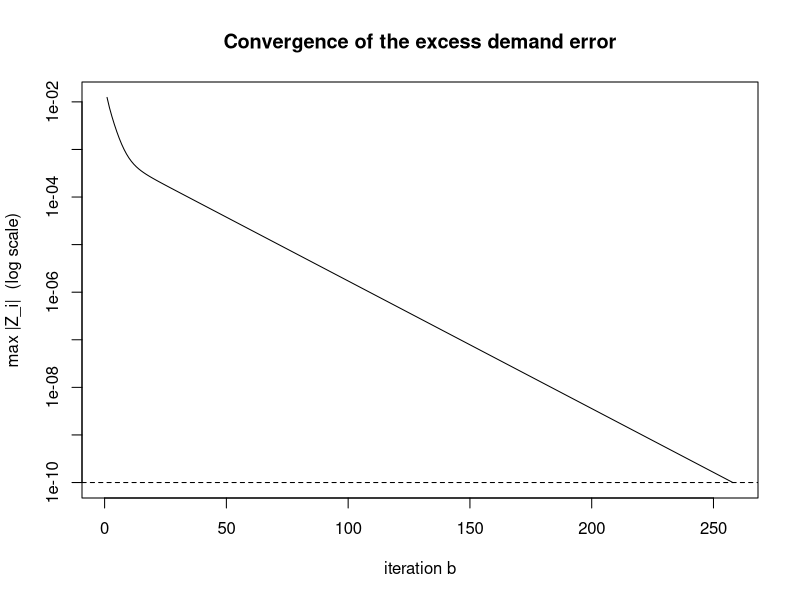
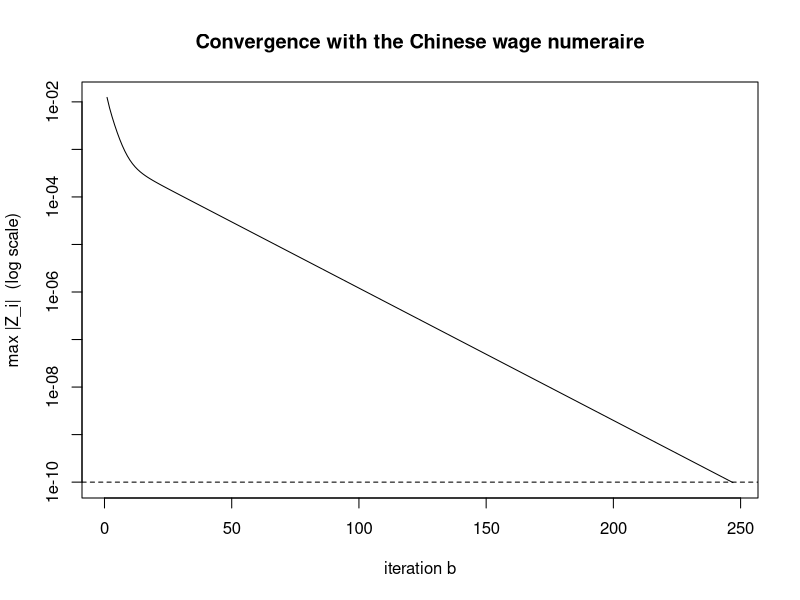
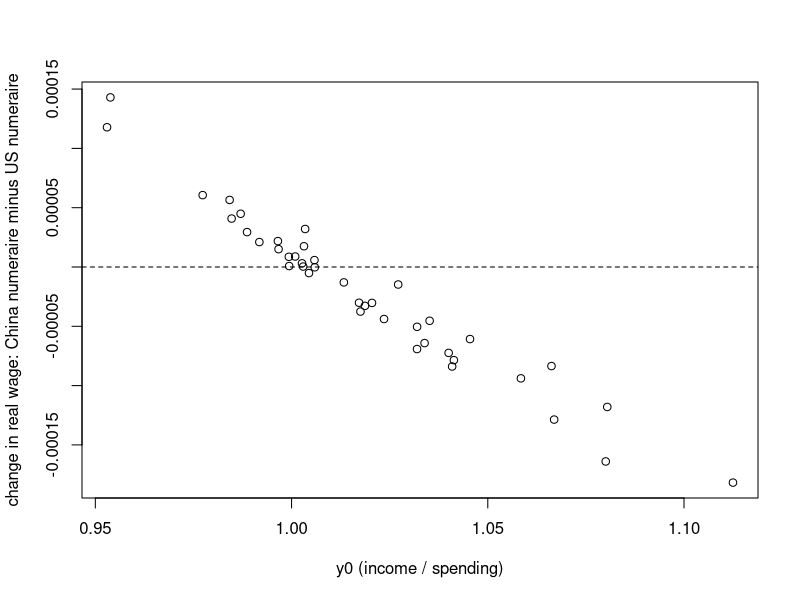

Write R code to recreate these figures, in order.
## ---- chunk 1
knitr::opts_chunk$set(echo = TRUE)
## ---- chunk 2
library(here)
library(tidyverse)
## ---- chunk 3
#download the data

country_list <- read_csv(here("data", "country_list.csv"))
trade <- read_csv(here("data", "bilateral_trade_country.csv"))

#set variable names
countries <- country_list$country
N         <- length(countries)

# trade elasticity, theta set to 4 as prescribed
theta <- 4

# building the matrix X0[n, i] = spending by n (destination) on goods from i (origin)
X0 <- matrix(0, nrow = N, ncol = N,
             dimnames = list(countries, countries))
X0[cbind(trade$country_dest, trade$country_org)] <- trade$trade_flow2014

# total spending of n = row sums; total income of i = column sums
spending <- rowSums(X0)
income   <- colSums(X0)

# expenditure shares pi0[n, i]
pi0 <- X0 / spending

# income-to-spending ratios
y0 <- income / spending

# share of i's sales going to n
sales_share <- t(t(X0) / income)
## ---- chunk 4
# shocks: 10% rise in Chinese productivity, nothing else
That <- rep(1, N)
names(That) <- countries
That["CHN"] <- 1.1

Dhat <- rep(1, N)   
Lhat <- rep(1, N)

# h(w) = w_US and what_US = 1, so the numeraire ratio is one
h_ratio <- 1

# step b = 0: guess what_i = 1 for all i
what <- rep(1, N)
names(what) <- countries

# US wage is the numeraire, fixed at 1 throughout
what["USA"] <- 1

what
## ---- chunk 5
kappa <- 0.5
tol   <- 1e-10
B     <- 100000

# store the error at each step
err_path <- rep(NA, B)

what <- rep(1, N)
names(what) <- countries

for (b in 1:B) {

  Phihat <- as.vector(pi0 %*% (That * what^(-theta)))
  pihat  <- matrix(That * what^(-theta), nrow = N, ncol = N, byrow = TRUE) / Phihat
  Xhat   <- y0 * what * Lhat + (1 - y0) * h_ratio * Dhat

  Z <- colSums(sales_share * pihat * Xhat) - what * Lhat
  Z["USA"] <- 0

  err_path[b] <- max(abs(Z))

  if (err_path[b] < tol) break

  what <- what + kappa * Z
  what["USA"] <- 1
}

err_path <- err_path[1:b]

b
err_path[b]
## ---- chunk 6
# error falls monotonically at every step
all(diff(err_path) < 0)

# first few and last few errors
head(err_path)
tail(err_path)

# log scale makes the geometric decline visible
plot(err_path, type = "l", log = "y",
     xlab = "iteration b",
     ylab = "max |Z_i|  (log scale)",
     main = "Convergence of the excess demand error")
abline(h = tol, lty = 2)
## ---- chunk 7
# change in market access and price index
Phihat <- as.vector(pi0 %*% (That * what^(-theta)))
Phat   <- Phihat^(-1 / theta)
names(Phihat) <- countries
names(Phat)   <- countries

# change in total spending
Xhat <- y0 * what * Lhat + (1 - y0) * h_ratio * Dhat

# change in domestic trade share
pihat <- matrix(That * what^(-theta), nrow = N, ncol = N, byrow = TRUE) / Phihat
dimnames(pihat) <- list(countries, countries)
pihat_ii <- diag(pihat)

# initial spending share on Chinese goods
pi0_china <- pi0[, "CHN"]

results <- data.frame(
  country   = countries,
  what      = what,
  Xhat      = Xhat,
  Phat      = Phat,
  real_wage = what / Phat,
  real_exp  = Xhat / Phat,
  pihat_ii  = pihat_ii,
  Phihat    = Phihat,
  pi0_china = pi0_china
)

results[order(-results$real_wage), ]
## ---- chunk 8
# drop China
reg_data <- subset(results, country != "CHN")

reg_data$ln_real_wage <- log(reg_data$real_wage)
reg_data$ln_real_exp  <- log(reg_data$real_exp)
reg_data$ln_pihat_ii  <- log(reg_data$pihat_ii)
reg_data$ln_Phihat    <- log(reg_data$Phihat)

# real wage on each regressor separately
summary(lm(ln_real_wage ~ ln_pihat_ii, data = reg_data))
summary(lm(ln_real_wage ~ ln_Phihat,   data = reg_data))
summary(lm(ln_real_wage ~ pi0_china,   data = reg_data))

# real expenditure on each regressor separately
summary(lm(ln_real_exp ~ ln_pihat_ii, data = reg_data))
summary(lm(ln_real_exp ~ ln_Phihat,   data = reg_data))
summary(lm(ln_real_exp ~ pi0_china,   data = reg_data))
## ---- chunk 9
kappa <- 0.5
tol   <- 1e-10
B     <- 100000

# store the error at each step
err_path2 <- rep(NA, B)

what2 <- rep(1, N)
names(what2) <- countries

for (b in 1:B) {

  Phihat2 <- as.vector(pi0 %*% (That * what2^(-theta)))
  pihat2  <- matrix(That * what2^(-theta), nrow = N, ncol = N, byrow = TRUE) / Phihat2

  # h(w0 what) / h(w0) = what_China
  h_ratio2 <- what2["CHN"]

  Xhat2 <- y0 * what2 * Lhat + (1 - y0) * h_ratio2 * Dhat

  Z2 <- colSums(sales_share * pihat2 * Xhat2) - what2 * Lhat
  Z2["USA"] <- 0

  err_path2[b] <- max(abs(Z2))

  if (err_path2[b] < tol) break

  what2 <- what2 + kappa * Z2
  what2["USA"] <- 1
}

err_path2 <- err_path2[1:b]

b
err_path2[b]
## ---- chunk 10
all(diff(err_path2) < 0)

head(err_path2)
tail(err_path2)

plot(err_path2, type = "l", log = "y",
     xlab = "iteration b",
     ylab = "max |Z_i|  (log scale)",
     main = "Convergence with the Chinese wage numeraire")
abline(h = tol, lty = 2)
## ---- chunk 11
Phihat2 <- as.vector(pi0 %*% (That * what2^(-theta)))
Phat2   <- Phihat2^(-1 / theta)
names(Phat2) <- countries

h_ratio2 <- what2["CHN"]
Xhat2    <- y0 * what2 * Lhat + (1 - y0) * h_ratio2 * Dhat

results2 <- data.frame(
  country    = countries,
  what2      = what2,
  Phat2      = Phat2,
  real_wage2 = what2 / Phat2,
  real_exp2  = Xhat2 / Phat2
)

results2[order(-results2$real_wage2), ]
## ---- chunk 12
compare <- data.frame(
  country        = countries,
  y0             = y0,
  real_wage_US   = results$real_wage,
  real_wage_CHN  = results2$real_wage2,
  diff_wage      = results2$real_wage2 - results$real_wage,
  real_exp_US    = results$real_exp,
  real_exp_CHN   = results2$real_exp2,
  diff_exp       = results2$real_exp2 - results$real_exp
)

compare[order(-abs(compare$diff_wage)), ]

# the difference lines up with the sign of the trade imbalance
cor(compare$diff_wage, compare$y0)
plot(compare$y0, compare$diff_wage,
     xlab = "y0 (income / spending)",
     ylab = "change in real wage: China numeraire minus US numeraire")
abline(h = 0, lty = 2)
